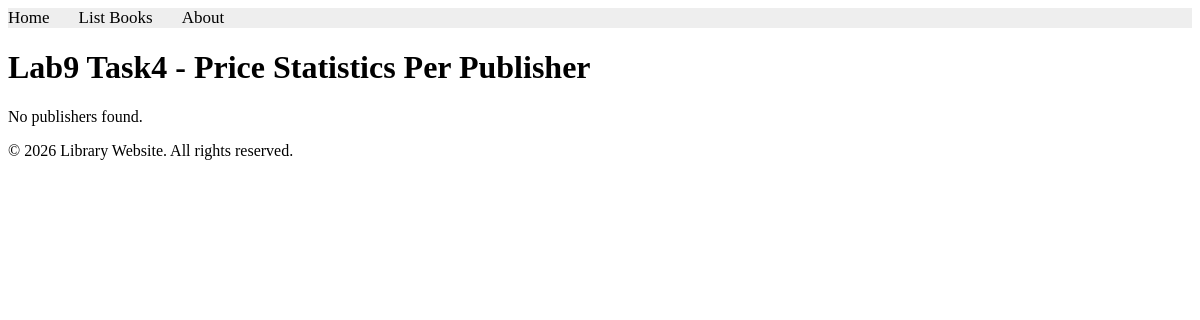
The app's page /books/lab9/task4, older data.
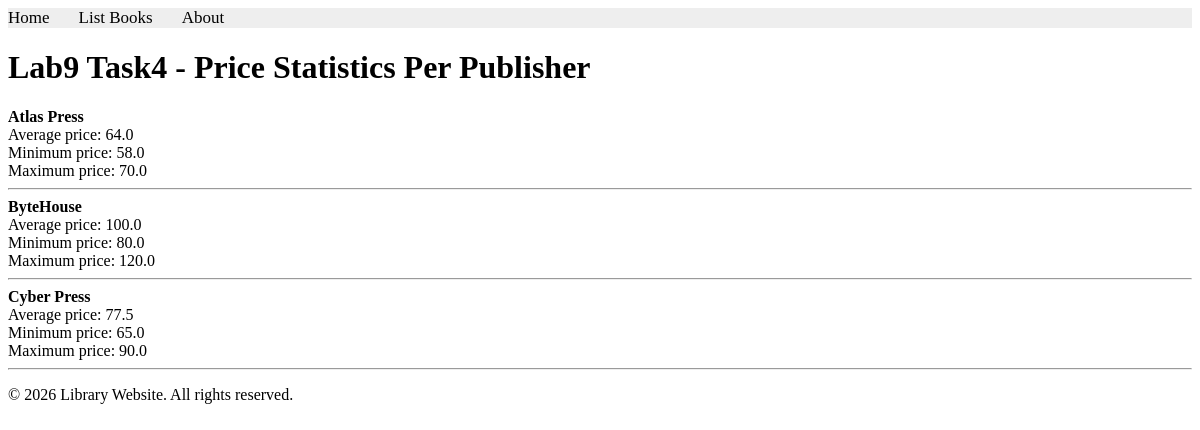
The same page, newer data.
### apps/bookmodule/models.py (models this page shows, shortened)
class Publisher(models.Model):
	name = models.CharField(max_length=200)
	location = models.CharField(max_length=300)

### apps/bookmodule/views.py (the view)
# urls.py: path('lab9/task4', views.lab9_task4, name='books.lab9.task4'),
def lab9_task4(request):
    publishers = Publisher.objects.annotate(
        avg_price=Avg('books__price'),
        min_price=Min('books__price'),
        max_price=Max('books__price'),
    ).order_by('name')
    return render(request, 'bookmodule/lab9_task4.html', {'publishers': publishers})

### apps/templates/bookmodule/lab9_task4.html (shortened to what this page needs)
{% extends "layouts/base.html" %}
{% block content %}
<h1>Lab9 Task4 - Price Statistics Per Publisher</h1>
{% if publishers %}
    {% for publisher in publishers %}
        <div>
            <strong>{{ publisher.name }}</strong><br/>
            Average price: {{ publisher.avg_price|default:0 }}<br/>
            Minimum price: {{ publisher.min_price|default:0 }}<br/>
            Maximum price: {{ publisher.max_price|default:0 }}
        </div>
        <hr/>
    {% endfor %}
{% else %}
    <p>No publishers found.</p>
{% endif %}
{% endblock content %}

Row changes from the older to the newer data that the page shows:
added Publisher: name "Atlas Press", avg_price "64.0", min_price "58.0", max_price "70.0"
added Publisher: name "ByteHouse", avg_price "100.0", min_price "80.0", max_price "120.0"
added Publisher: name "Cyber Press", avg_price "77.5", min_price "65.0", max_price "90.0"
Text that changed along with them:
text no longer shown: "No publishers found."
